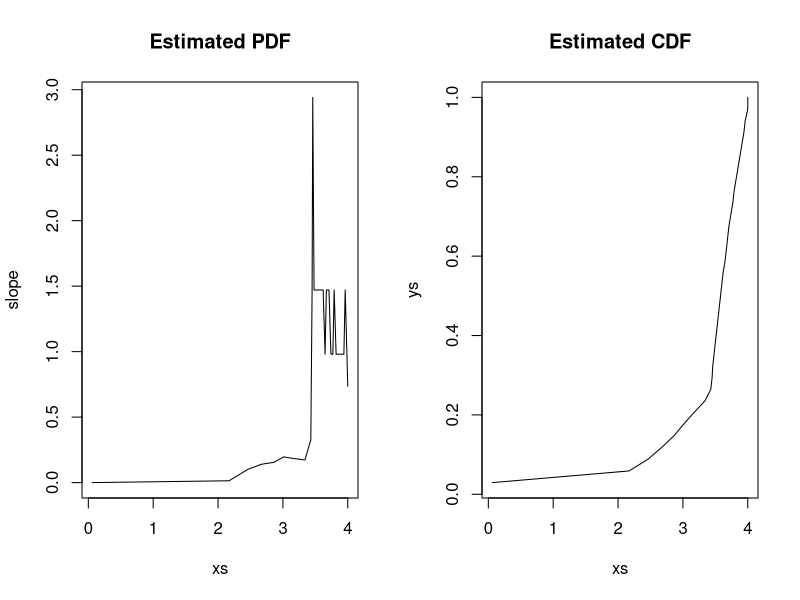
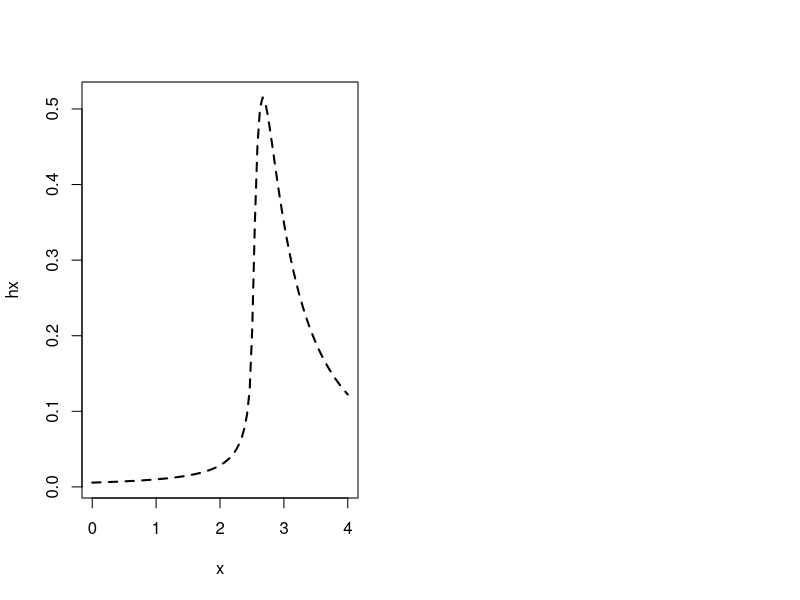
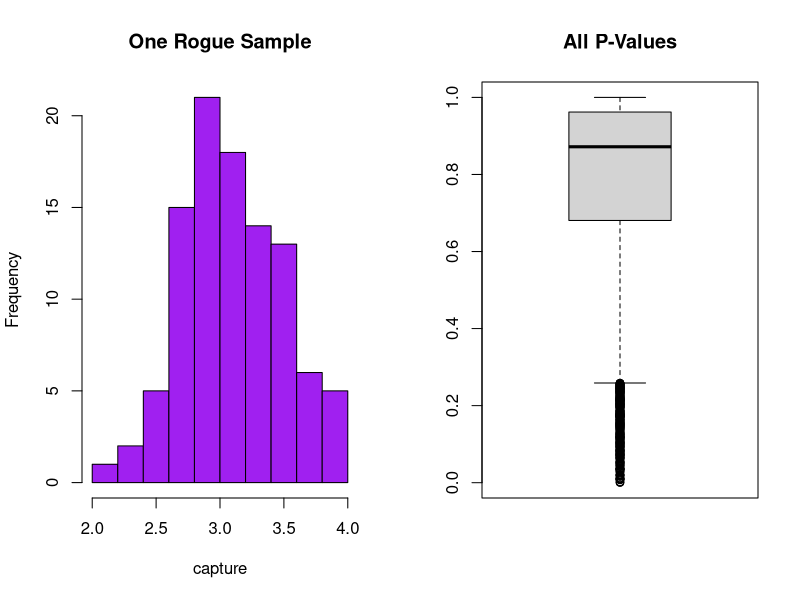

Write the R code that produced these figures, in order.
#pg 232-233
score <- c(.06,2.17,2.46,2.67,2.86,3.01,3.17,3.34,3.43,3.45, 3.46,3.48,3.5,3.52,3.54,3.56,3.58,3.6,3.62,3.65,3.67,3.69, 3.71,3.74,3.77,3.79,3.82,3.85,3.88,3.91,3.94,3.96,4.0,4.0)
summary(score)

perc.ranks <- c(0,10,20,30,40,50,60,70,75,76,77,78,79,80,81, 82,83,84,85,86,87,88,89,90,91,92,93,94,95,96,97,98,99,100)
fn <- ecdf(perc.ranks)
xs <- score
ys <- fn(perc.ranks)

slope <- rep(NA,length(xs))
for (i in 2:length(xs)) {
  slope[i] <- (ys[i]-ys[i-1])/(xs[i]-xs[i-1])
}
slope[1] <- 0
slope[length(xs)] <- slope[length(xs)-1]

par(mfrow=c(1,2))
plot(xs,slope,type="l",main="Estimated PDF")
plot(xs,ys,type="l",main="Estimated CDF")

# dev.off()

library(stabledist)
x <- seq(0,4,length=100)
hx <- dstable(x, alpha=0.5, beta=0.75, gamma=1, delta=3.2)
plot(x,hx,type="l",lty=2,lwd=2)

#pg 234
sample.size <- 100
trails <- 10000
p.vals <- rep(NA,trails)
gpa.means <- rep(NA,trails)
compare.to <- 3.00

library(stabledist)
for (j in 1:trails) {
  r <- rstable(n=1000,alpha=0.5,beta=0.75,gamma=1,delta=3.2)
  meets.conds <- r[r>0 & r<4.001]
  my.sample <- round(meets.conds[1:sample.size],3)
  gpa.means[j] <- round(mean(my.sample),3)
  p.vals[j] <- t.test(my.sample, mu=compare.to, alternative="greater")$p.value
  if (p.vals[j] < 0.02) {
    # capture the last one of these data sets to look at later
    capture <- my.sample
  }
}

summary(p.vals)
p.vals.under.pointohfive <- p.vals[p.vals<0.05]
length(p.vals.under.pointohfive)

par(mfrow=c(1,2))
hist(capture,main="One Rogue Sample",col="purple")
boxplot(p.vals,main="All P-Values")
